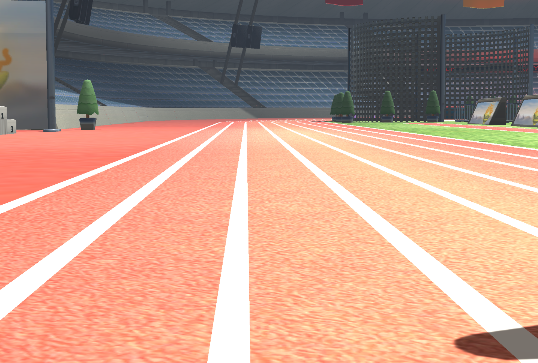
#> input picture yolox-pytorch-main/img1.jpg, 538 x 363 px
$ python -i detect01.py   (imports and definitions only)
#> lines starting #> are read from the running program, lines starting #| are printed output that depends on the picture; after the words box and inside, x2 and y2 are one past the last pixel; in counts of white or black regions, pixels touching at a corner belong together
#> further down, picture is the input picture: shape (363, 538, 3); mean B, G, R 136.1, 153.8, 193.3
import mmap, time, cv2,threading
from PIL import Image
from io import BytesIO
import numpy as np
def read_csharp():
    random=0
    while(1):
        try:
            shmem = mmap.mmap(0, 100000, "img", mmap.ACCESS_READ)
            Done=str(shmem.read(1))
            if(Done[3]!="x"):
                this_random= str(shmem.read(4))
                if(random!=this_random):
                    random = this_random
                    img_size = int(shmem.read(5).decode('ASCII'))
                    img = Image.open(BytesIO(shmem.read(img_size)))
                    img_line = cv2.cvtColor(np.asarray(img), cv2.COLOR_RGB2BGR)
                shmem.close()
                break
            else:
                shmem.close()
        except Exception as re:
            print(re)
            pass
        time.sleep(0.1)
    return img,img_line, Done


def send_csharp(angle,speed):
    angle =str(angle).encode('ASCII')
    speed = str(speed).encode('ASCII')
    order=angle+speed
    shmem = mmap.mmap(0, 16, 'order', mmap.ACCESS_WRITE)
    shmem.write(order)
    time.sleep(0.4)
    return 0

def dectet_line(img):
    lower_white = np.array([0, 0, 225])
    upper_white = np.array([180, 30, 255])
    hsv = cv2.cvtColor(img, cv2.COLOR_BGR2HSV)
#> hsv: shape (363, 538, 3); mean H, S, V 38.6, 77.5, 198.6
    mask = cv2.inRange(hsv, lower_white, upper_white)
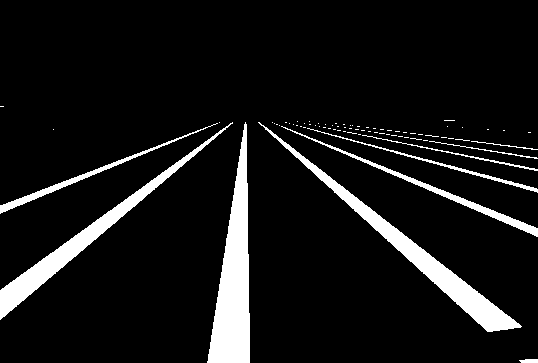
#> mask: shape (363, 538); 8.8% white; 76 white regions (66 under 20 px), largest, box (x1, y1, x2, y2) and area: (207, 122, 250, 363) 5400, (258, 122, 522, 332) 4496, (0, 122, 233, 320) 3706
    zero = np.zeros_like(mask)
    zero = cv2.fillPoly(zero, np.array([[[1, 154], [93, 121], [139, 121], [219, 174]]]), color=255)
    res = cv2.bitwise_and(mask, zero)
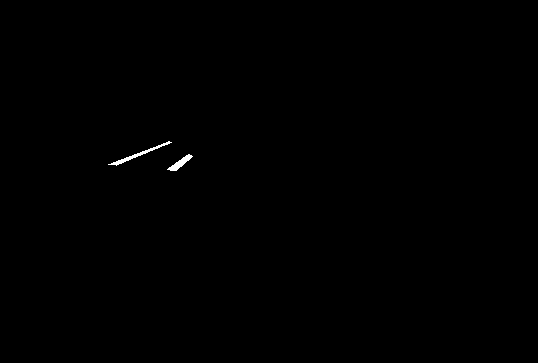
#> res: shape (363, 538); 0.18% white; 2 white regions, box (x1, y1, x2, y2) and area: (108, 141, 172, 166) 201, (167, 154, 193, 171) 154
    white = cv2.countNonZero(res)
#> white = 355
    m = cv2.moments(res, False)
#> m = moments, m00 90525, centre m10/m00, m01/m00 = (156.2, 157.9)
    size = img.shape
#> size = (363, 538, 3)
    w = size[0]  # 宽度
#> w = 363
    h = size[1]  # 高度
#> h = 538
    try:
        Cx, Cy = m['m10'] / m['m00'], m['m01'] / m['m00']
#> Cx = 156.2; Cy = 157.9
    except ZeroDivisionError:
        Cx, Cy = h / 2, w / 2
    turn_info = (Cx - w / 2.0) / 10
#> turn_info = -2.53
    # 直角转弯
    # if (Cy > 67 * h / 100):
    #     turn_info = turn_info * 16.0 + 5
    #     return ("%8.2f" %(turn_info))

    if(white < 500 and abs(turn_info) < 0.5):
        turn_info = -0.5
    elif(turn_info > 2.0):
        turn_info = 0.5
    elif(turn_info < -3.5):
        turn_info = -3.5
    elif(turn_info > -1 and turn_info < 0.0):
        turn_info = -3.0
    return ("%8.2f" %(turn_info))

# [6 lines not run here, left out]

>>> import cv2
>>> picture = cv2.imread('img1.jpg')
>>> result = dectet_line(picture)
#> result = '   -2.53'
